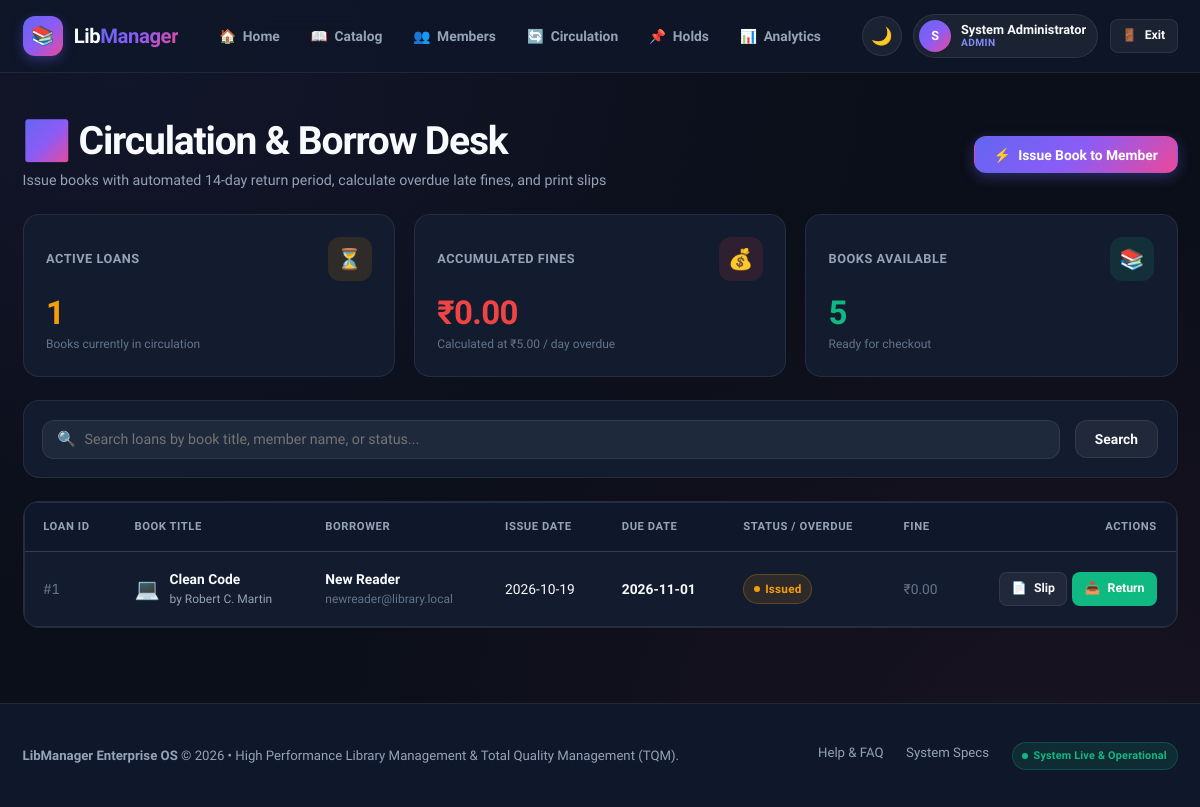
/borrow (signed in), run on the app's committed database.
### tables this page shows
CREATE TABLE borrow_records (
            id INTEGER PRIMARY KEY AUTOINCREMENT,
            book_id INTEGER NOT NULL,
            member_id INTEGER NOT NULL,
            issue_date DATE DEFAULT (date('now')),
            due_date DATE NOT NULL,
            return_date DATE,
            fine_amount REAL DEFAULT 0.0,
            status TEXT DEFAULT 'Issued',
            FOREIGN KEY (book_id) REFERENCES books(id),
            FOREIGN KEY (member_id) REFERENCES members(id)
        );

CREATE TABLE books (
            id INTEGER PRIMARY KEY AUTOINCREMENT,
            title TEXT NOT NULL,
            author TEXT NOT NULL,
            category TEXT NOT NULL,
            status TEXT DEFAULT 'Available'
        , isbn TEXT, cover_url TEXT, total_copies INTEGER DEFAULT 1, available_copies INTEGER DEFAULT 1, pdf_url TEXT, icon TEXT);

CREATE TABLE members (
            id INTEGER PRIMARY KEY AUTOINCREMENT,
            name TEXT NOT NULL,
            email TEXT UNIQUE,
            phone TEXT,
            member_type TEXT DEFAULT 'Student',
            created_at TIMESTAMP DEFAULT CURRENT_TIMESTAMP
        );

### app.py (the view)
@app.route("/borrow")
@login_required
def borrow_page():
    search_query = request.args.get("q", "").strip()
    conn = get_db_connection()
    query = """
        SELECT r.id, r.book_id, r.member_id, r.issue_date, r.due_date, r.return_date, r.fine_amount, r.status,
               b.title as book_title, b.author as book_author,
               m.name as member_name, m.email as member_email
        FROM borrow_records r
        JOIN books b ON r.book_id = b.id
        JOIN members m ON r.member_id = m.id
        WHERE 1=1
    """
    params = []
    if search_query:
        query += " AND (b.title LIKE ? OR m.name LIKE ? OR r.status LIKE ?)"
        wildcard = f"%{search_query}%"
        params.extend([wildcard, wildcard, wildcard])
    query += " ORDER BY r.id DESC"
    records = conn.execute(query, params).fetchall()
    today_str = date.today().isoformat()
    enriched_records = []
    for r in records:
        r_dict = dict(r)
        if r_dict["status"] == "Issued" and r_dict["due_date"] < today_str:
            due_dt = datetime.strptime(r_dict["due_date"], "%Y-%m-%d").date()
            overdue_days = (date.today() - due_dt).days
            r_dict["calculated_fine"] = max(0, overdue_days * 5.0)
            r_dict["overdue_days"] = overdue_days
        else:
            r_dict["calculated_fine"] = r_dict["fine_amount"] or 0.0
            r_dict["overdue_days"] = 0
        enriched_records.append(r_dict)
    available_books = conn.execute("SELECT id, title, author FROM books WHERE status = 'Available'").fetchall()
    members = conn.execute("SELECT id, name, member_type FROM members ORDER BY name").fetchall()
    issued_count = conn.execute("SELECT COUNT(*) FROM borrow_records WHERE status = 'Issued'").fetchone()[0]
    total_fines = conn.execute("SELECT SUM(fine_amount) FROM borrow_records").fetchone()[0] or 0.0
    conn.close()
    return render_template(
        "borrow.html",
        records=enriched_records,
        available_books=available_books,
        members=members,
        search_query=search_query,
        stats={"issued": issued_count, "total_fines": total_fines},
        today_date=today_str,
        default_due_date=(date.today() + timedelta(days=14)).isoformat()
    )

### app.py (called while the page is built)
def get_db_connection():
    conn = sqlite3.connect(DATABASE)
    conn.row_factory = sqlite3.Row
    return conn

@app.context_processor
def inject_user():
    user_data = None
    if "user_id" in session:
        user_data = {
            "id": session.get("user_id"),
            "username": session.get("username"),
            "email": session.get("email"),
            "full_name": session.get("full_name"),
            "role": session.get("role", "Member")
        }
    return {
        "current_user": user_data,
        "get_book_icon": get_book_icon
    }

def login_required(f):
    @wraps(f)
    def decorated_function(*args, **kwargs):
        if "user_id" not in session:
            flash("Please sign in to access your library account.", "warning")
            return redirect(url_for("login_page", next=request.url))
        return f(*args, **kwargs)
    return decorated_function

### templates/borrow.html (shortened to what this page needs)
{% extends "base.html" %}
{% block content %}
<div class="container" style="padding-top: 1.5rem; padding-bottom: 3rem;">
  <div style="display: flex; justify-content: space-between; align-items: center; margin-bottom: 1.5rem; flex-wrap: wrap; gap: 1rem;">
    <div>
      <h1 class="page-title" style="margin-bottom: 0.25rem;">
        <span>🔄</span> Circulation & Borrow Desk
      </h1>
      <p style="color: var(--text-muted); font-size: 0.95rem;">
        Issue books with automated 14-day return period, calculate overdue late fines, and print slips
      </p>
    </div>
    <button type="button" class="btn btn-primary" onclick="openIssueModal()">
      <span>⚡</span> Issue Book to Member
    </button>
  </div>
  <div class="stats-grid" style="margin-bottom: 1.5rem;">
    <div class="stat-card warning">
      <div class="stat-header">
        <span class="stat-title">Active Loans</span>
        <div class="stat-icon">⏳</div>
      </div>
      <div class="stat-value" style="color: var(--status-warning);">{{ stats.issued }}</div>
      <div class="stat-subtext">Books currently in circulation</div>
    </div>
    <div class="stat-card danger">
      <div class="stat-header">
        <span class="stat-title">Accumulated Fines</span>
        <div class="stat-icon">💰</div>
      </div>
      <div class="stat-value" style="color: var(--status-danger);">₹{{ "%.2f"|format(stats.total_fines) }}</div>
      <div class="stat-subtext">Calculated at ₹5.00 / day overdue</div>
    </div>
    <div class="stat-card success">
      <div class="stat-header">
        <span class="stat-title">Books Available</span>
        <div class="stat-icon">📚</div>
      </div>
      <div class="stat-value" style="color: var(--status-success);">{{ available_books|length }}</div>
      <div class="stat-subtext">Ready for checkout</div>
    </div>
  </div>
  <div class="card" style="padding: 1.25rem; margin-bottom: 1.5rem;">
    <form method="GET" action="{{ url_for('borrow_page') }}">
      <div class="toolbar" style="margin-bottom: 0;">
        <div class="search-box">
          <span class="search-icon">🔍</span>
          <input type="text" name="q" value="{{ search_query }}" class="form-control" placeholder="Search loans by book title, member name, or status...">
        </div>
        <button type="submit" class="btn btn-secondary">Search</button>
      </div>
    </form>
  </div>
  <div class="card" style="padding: 0; overflow: hidden;">
    <div class="table-responsive">
      <table class="data-table">
        <thead>
          <tr>
            <th>Loan ID</th>
            <th>Book Title</th>
            <th>Borrower</th>
            <th>Issue Date</th>
            <th>Due Date</th>
            <th>Status / Overdue</th>
            <th>Fine</th>
            <th style="text-align: right;">Actions</th>
          </tr>
        </thead>
        <tbody>
          {% if records|length == 0 %}
          <tr>
            <td colspan="8" style="text-align: center; padding: 3rem; color: var(--text-muted);">
              No circulation records found. Click "Issue Book to Member" to initiate a checkout.
            </td>
          </tr>
          {% else %}
          {% for r in records %}
          <tr>
            <td style="font-family: var(--font-mono); color: var(--text-subtle);">#{{ r.id }}</td>
            <td>
              <div style="display: flex; align-items: center; gap: 0.65rem;">
                <span style="font-size: 1.35rem;">{{ get_book_icon(r.book_title, r.book_author) }}</span>
                <div>
                  <div style="font-weight: 700;">{{ r.book_title }}</div>
                  <div style="font-size: 0.8rem; color: var(--text-muted);">by {{ r.book_author }}</div>
                </div>
              </div>
            </td>
            <td>
              <div style="font-weight: 600;">{{ r.member_name }}</div>
              <div style="font-size: 0.8rem; color: var(--text-subtle);">{{ r.member_email or 'No email' }}</div>
            </td>
            <td>{{ r.issue_date }}</td>
            <td>
              <span style="font-weight: 600; {% if r.overdue_days > 0 and r.status == 'Issued' %}color: var(--status-danger);{% endif %}">
                {{ r.due_date }}
              </span>
            </td>
            <td>
              {% if r.status == 'Issued' %}
                {% if r.overdue_days > 0 %}
                <span class="badge badge-danger">
                  <span class="badge-dot"></span> Overdue ({{ r.overdue_days }}d)
                </span>
                {% else %}
                <span class="badge badge-warning">
                  <span class="badge-dot"></span> Issued
                </span>
                {% endif %}
              {% else %}
              <span class="badge badge-success">
                <span class="badge-dot"></span> Returned
              </span>
              {% endif %}
            </td>
            <td>
              {% if r.calculated_fine > 0 %}
              <span style="font-weight: 700; color: var(--status-danger);">₹{{ "%.2f"|format(r.calculated_fine) }}</span>
              {% else %}
              <span style="color: var(--text-subtle);">₹0.00</span>
              {% endif %}
            </td>
            <td style="text-align: right;">
              <div style="display: inline-flex; gap: 0.35rem;">
                <a href="{{ url_for('borrow_receipt', id=r.id) }}" class="btn btn-secondary btn-sm" target="_blank" title="Print Transaction Slip">
                  <span>📄</span> Slip
                </a>
                {% if r.status == 'Issued' %}
                <a href="{{ url_for('return_book', id=r.id) }}" class="btn btn-success btn-sm" onclick="return confirm('Confirm return for {{ r.book_title }}?')" title="Mark as Returned">
                  <span>📥</span> Return
                </a>
                {% endif %}
              </div>
            </td>
          </tr>
          {% endfor %}
          {% endif %}
        </tbody>
      </table>
    </div>
  </div>
</div>
{% endblock %}

### data on the page
borrow_records: id "1", book_title "Clean Code", book_author "Robert C. Martin", member_name "New Reader", email "newreader@library.local", issue_date "2026-10-19", due_date "2026-11-01", status "Issued" (drawn)
books: title+author "💻"

### other printed values
{{ current_user.full_name[:1] | upper if current_user.full_name else 'U' }} "S"
{{ current_user.full_name or current_user.username }} "System Administrator"
{{ current_user.role }} "ADMIN"
{{ stats.issued }} "1"
{{ "%.2f"|format(stats.total_fines) }} "0.00"
{{ available_books|length }} "5"
